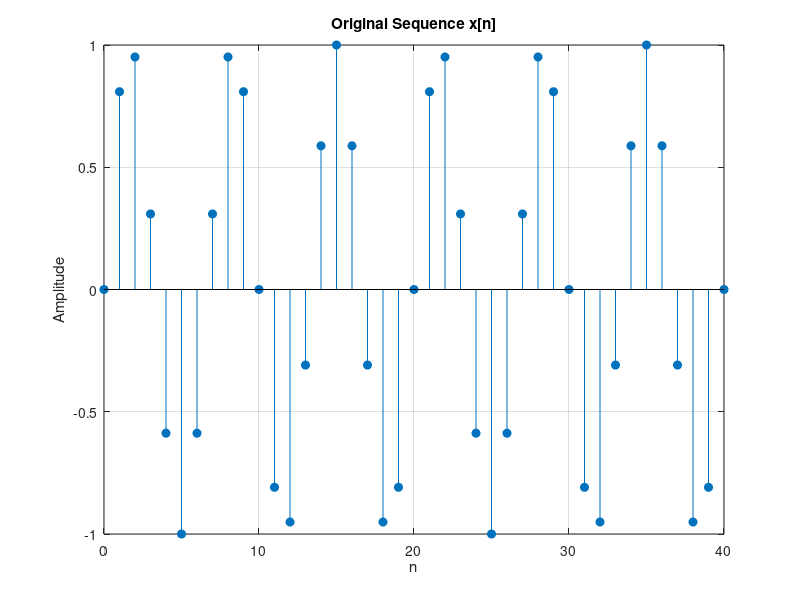
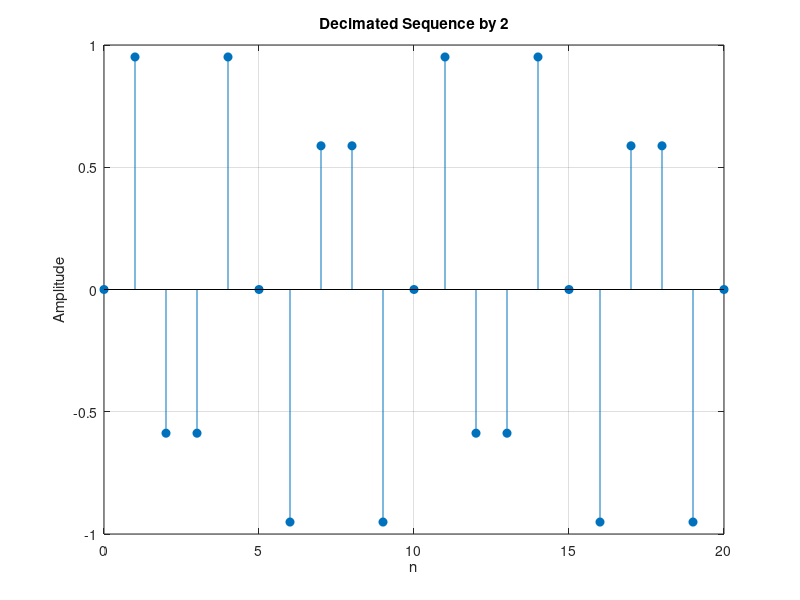
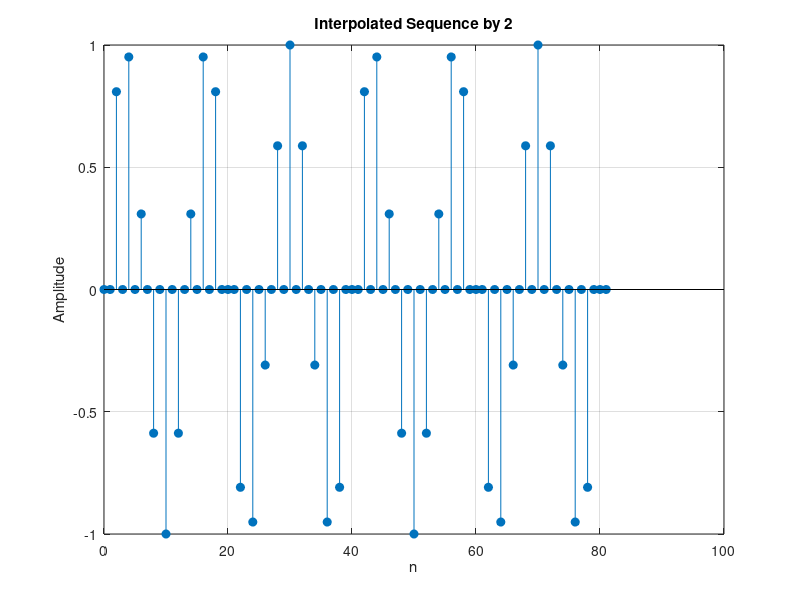
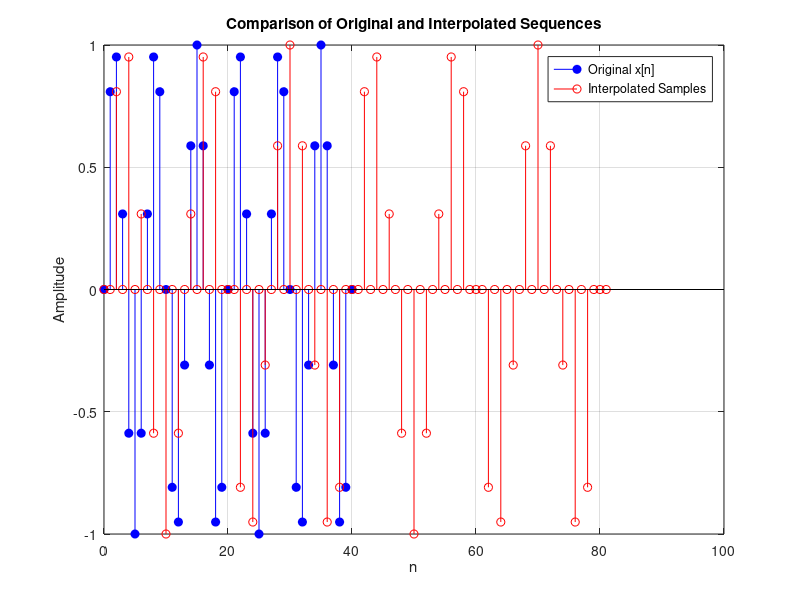

MATLAB code to generate these figures, in order:
clc;
clear;
close all;

%% Original Sequence
n = 0:40;
x = sin(0.3*pi*n);

%% Decimation by 2
y = x(1:2:end);
nd = 0:length(y)-1;

%% Interpolation by 2
v = zeros(1, 2*length(x));
v(1:2:end) = x;
ni = 0:length(v)-1;

%% Figure 1: Original Sequence
figure;
stem(n, x, 'filled');
grid on;
title('Original Sequence x[n]');
xlabel('n');
ylabel('Amplitude');

%% Figure 2: Decimated Sequence
figure;
stem(nd, y, 'filled');
grid on;
title('Decimated Sequence by 2');
xlabel('n');
ylabel('Amplitude');

%% Figure 3: Interpolated Sequence
figure;
stem(ni, v, 'filled');
grid on;
title('Interpolated Sequence by 2');
xlabel('n');
ylabel('Amplitude');

%% Figure 4: Comparison
figure;

stem(n, x, 'b', 'filled');
hold on;

stem(ni, v, 'r');

legend('Original x[n]', 'Interpolated Samples');
grid on;

title('Comparison of Original and Interpolated Sequences');
xlabel('n');
ylabel('Amplitude');
